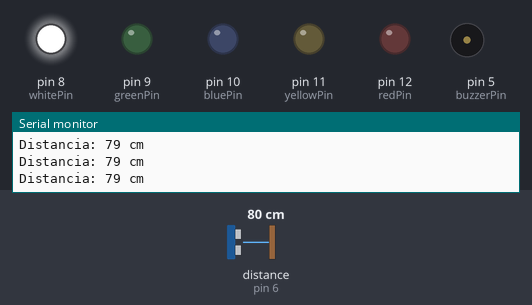
The sketch below on a simulated Arduino Uno, built with avr-gcc and run on an emulated ATmega328P. On the bench: output pins drawn as LEDs (lit = HIGH), buzzer (waves = sounding), the last lines printed to the serial monitor. Wiring (inferred from the names in the program): ultrasonic range finder: trigger pin 7; echo pin 6. Inputs (shaded band) come from the test bench; at power-on: distance to the obstacle (sensor on pin 6) 80 cm. The echo pulse lasts 58.3 µs per cm; pins used as bus, display or sensor lines are not drawn.

Above: at 1.2 s.
1.3 s: distance to the obstacle (sensor on pin 6) set to 73 cm
4.3 s: distance to the obstacle (sensor on pin 6) set to 67 cm
At 5.4 s:
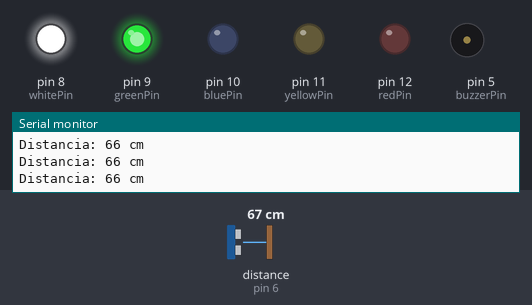
7.3 s: distance to the obstacle (sensor on pin 6) set to 56 cm
10.3 s: distance to the obstacle (sensor on pin 6) set to 46 cm
At 11.4 s:
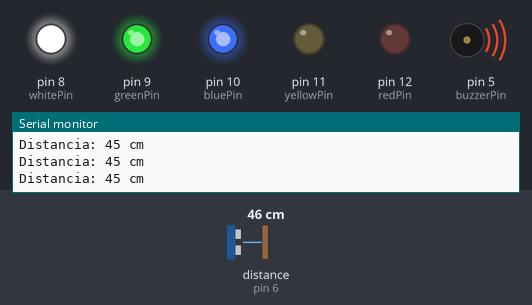
13.3 s: distance to the obstacle (sensor on pin 6) set to 34 cm
16.3 s: distance to the obstacle (sensor on pin 6) set to 26 cm
At 16.57 s:
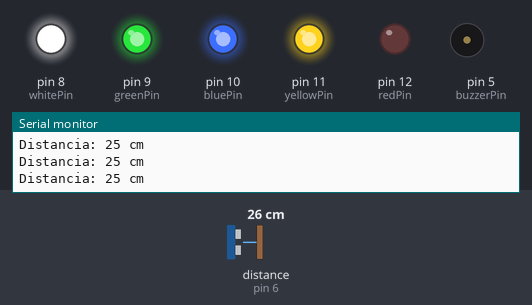
Timing chart, 0 to 20.3 s (numbered marks = the images above; inputs shaded):
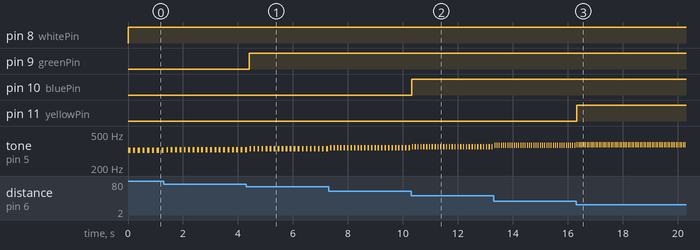

Measured:
- the behaviour switches between 71 and 70 cm on distance to the obstacle (sensor on pin 6) (found by bisection; images 0 and 1)
- the behaviour switches between 51 and 50 cm on distance to the obstacle (sensor on pin 6) (found by bisection; images 1 and 2)
- the behaviour switches between 31 and 30 cm on distance to the obstacle (sensor on pin 6) (found by bisection; images 2 and 3)
- after the input at 4.3 s, pin 9 (greenPin): LOW → HIGH after 0.11 s
- after the input at 10.3 s, pin 10 (bluePin): LOW → HIGH at once
- after the input at 16.3 s, pin 11 (yellowPin): LOW → HIGH at once
- by itself, tone on pin 5 (buzzerPin): alternates 375 Hz for 0.03 s and silent for 0.04 s

The sketch:

PROJETO_SENSOR_ESTACIONAMENTO_FINAL.ino
```cpp
// Definição dos pins do sensor ultrasonic
const int trigPin = 7;
const int echoPin = 6;

// DDefinição dos pins dos leds
const int redPin = 12;
const int yellowPin = 11;
const int bluePin = 10;
const int greenPin = 9;
const int whitePin = 8;
const int buzzerPin = 5;

// Variáveis para o cálculo da distância
long duracao;
int distancia;

void setup() {
  // Definição dos pins do trig como saída e do echo como entrada
  pinMode(trigPin, OUTPUT);
  pinMode(echoPin, INPUT);

  // Definição dos pins dos leds como de saída
  pinMode(redPin, OUTPUT);
  pinMode(yellowPin, OUTPUT);
  pinMode(bluePin, OUTPUT);
  pinMode(greenPin, OUTPUT);
  pinMode(whitePin, OUTPUT);
  pinMode(buzzerPin, OUTPUT);

  // Iniciar a comunicação série
  Serial.begin(9600);
}

void loop() {
  // Definir o pin do triger como desligado
  digitalWrite(trigPin, LOW);
  delayMicroseconds(2);

  // Definição do pin do triger como ligado por 10 microsegundos
  digitalWrite(trigPin, HIGH);
  delayMicroseconds(10);
  digitalWrite(trigPin, LOW);

  // leitura do echo pin, cálculo da distância
  duracao = pulseIn(echoPin, HIGH);
  distancia = duracao*0.034/2;

  // Imprime a distância no monitor série
  Serial.print("Distancia: ");
  Serial.print(distancia);
  Serial.println(" cm");

  // Controlo dos leds de acordo com a distância
  if (distancia < 10) {
    // Red LED ON, others ON
    digitalWrite(redPin, HIGH);
    digitalWrite(yellowPin, HIGH);
    digitalWrite(bluePin, HIGH);
    digitalWrite(greenPin, HIGH);
    digitalWrite(whitePin, HIGH);
  } else if (distancia >= 10 && distancia < 30) {
    // Yellow LED ON, others ON exepto o Red
    digitalWrite(redPin, LOW);
    digitalWrite(yellowPin, HIGH);
    digitalWrite(bluePin, HIGH);
    digitalWrite(greenPin, HIGH);
    digitalWrite(whitePin, HIGH);
  } else if (distancia >= 30 && distancia < 50) {
    // Blue LED ON, others ON exepto o yellow e o Red
    digitalWrite(redPin, LOW);
    digitalWrite(yellowPin, LOW);
    digitalWrite(bluePin, HIGH);
    digitalWrite(greenPin, HIGH);
    digitalWrite(whitePin, HIGH);
    } else if (distancia >= 50 && distancia < 70) {
    // Green LED ON, White led ON others OFF
    digitalWrite(redPin, LOW);
    digitalWrite(yellowPin, LOW);
    digitalWrite(bluePin, LOW);
    digitalWrite(greenPin, HIGH);
    digitalWrite(whitePin, HIGH);
  } else {
    // White LED ON, others OFF
    digitalWrite(redPin, LOW);
    digitalWrite(yellowPin, LOW);
    digitalWrite(bluePin, LOW);
    digitalWrite(greenPin, LOW);
    digitalWrite(whitePin, HIGH);
  }

  // Atraso antes da próxima leitura
  delay(10);

tone(5,400-distancia);
delay(distancia);
noTone(5);
delay(distancia);
}

long microsecondsToCentimeters(long microseconds){
  return microseconds / 29 / 2 ;


}
```
